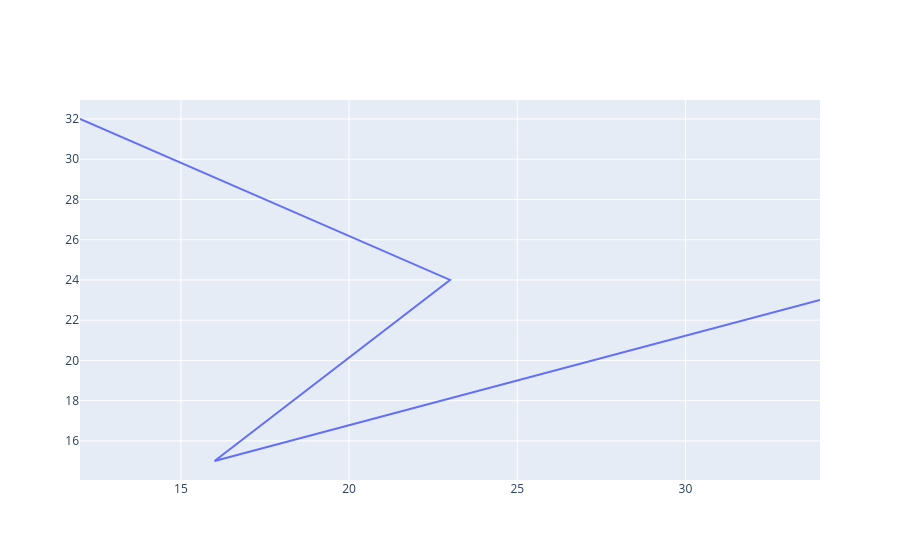

The notebook cell saved with this chart:
### Code cell
x = [12,23,16,34]
y = [32,24,15,23]
trace = go.Scatter(x=x, y=y, mode="lines")
go.Figure(trace)

### Figure 1 — Plotly figure (JSON) as saved in the notebook; plotly's stock layout.template omitted (floating-point values rounded to 4 significant figures)
{"data": [{"mode": "lines", "type": "scatter", "x": [12, 23, 16, 34], "y": [32, 24, 15, 23]}], "layout": {}}
